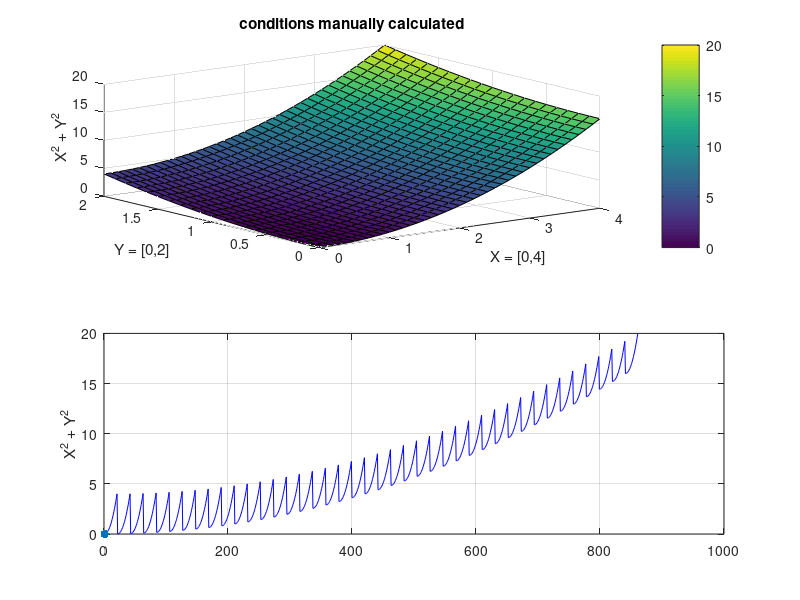
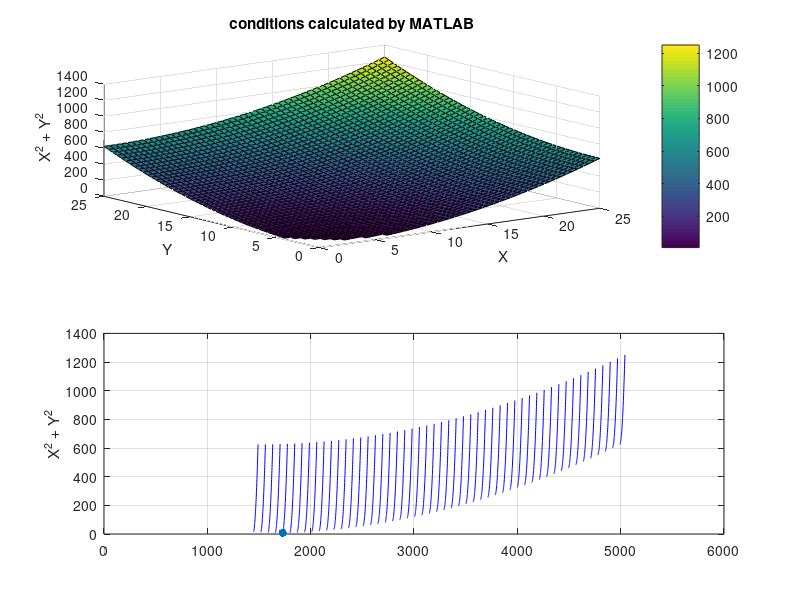
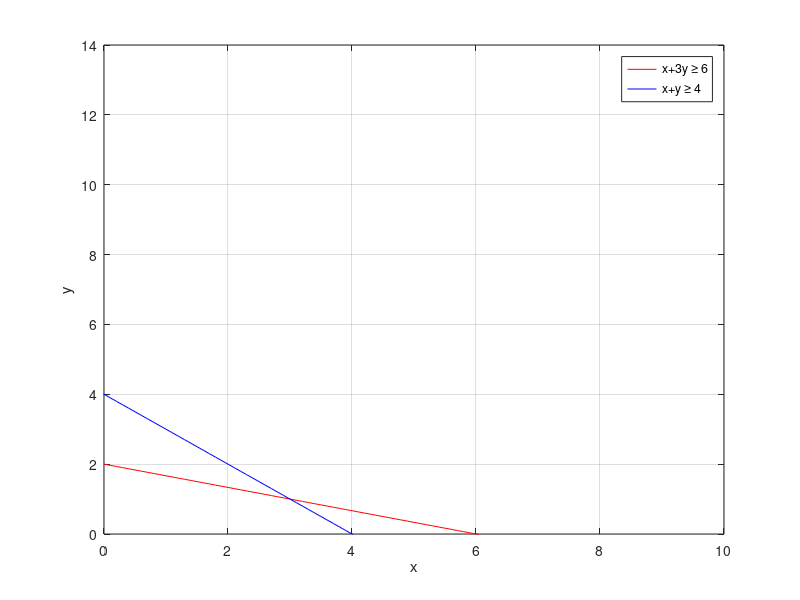

Write the MATLAB code that produced these figures, in order.
clear all
close all
clc

%% Approach 1 (conditions calcuated manually)
% (most likely incorrect)
x = 0: 0.1: 4;
y = 0: 0.1: 2;
[X,Y] = meshgrid(x,y);

objective_function = X.^2 + Y.^2;

[app1.min_val, Idx] = min(objective_function(:));
[app1.min_row, app1.min_col] = ind2sub(size(objective_function), Idx);

app1.min_val_x = X(app1.min_row, app1.min_col);
app1.min_val_y = Y(app1.min_row, app1.min_col);

figure(1), subplot(2,1,1), surf(X, Y, objective_function), colorbar
xlabel('X = [0,4]'), ylabel('Y = [0,2]'), zlabel('X^2 + Y^2'), title('conditions manually calculated')
subplot(2,1,2), plot(1:length(objective_function(:)), objective_function(:), 'b'), ylabel('X^2 + Y^2'), hold on
scatter(Idx, min(objective_function(:)), 'ro', 'filled'), grid on



%% Approach 2 (conditions calculated by MATLAB)

v = -10:0.5:25;
[X,Y] = meshgrid(v);

conditions = (X + 3*Y >= 6) & (X + Y >= 4) ...
             & (X >= 0) & (Y >= 0);   % contains logical 0's and 1's
         
conditions = double(conditions);
conditions(conditions == 0) = NaN;

X = X .* conditions;
Y = Y .* conditions;

objective_function = X.^2 + Y.^2;

[app2.min_val, Idx] = min(objective_function(:));
[app2.min_row, app2.min_col] = ind2sub(size(objective_function), Idx);

app2.min_val_x = X(app2.min_row, app2.min_col);
app2.min_val_y = Y(app2.min_row, app2.min_col);

figure(2), subplot(2,1,1), surf(X, Y, objective_function), colorbar
xlabel('X'), ylabel('Y'), zlabel('X^2 + Y^2'), title('conditions calculated by MATLAB')
subplot(2,1,2), plot(1:length(objective_function(:)), objective_function(:), 'b'), ylabel('X^2 + Y^2'), hold on
scatter(Idx, min(objective_function(:)), 'ro', 'filled'), grid on


%% approach 3 (using plot functions)

x = -10:0.1:10;

y1 = 2 - (x/3);
y2 = 4 - x;

figure(3), plot(x,y1,'r', x,y2,'b'), legend('x+3y \geq 6', 'x+y \geq 4'),
xlabel('x'), ylabel('y'), xlim([0 inf]), ylim([0 inf]), grid on
